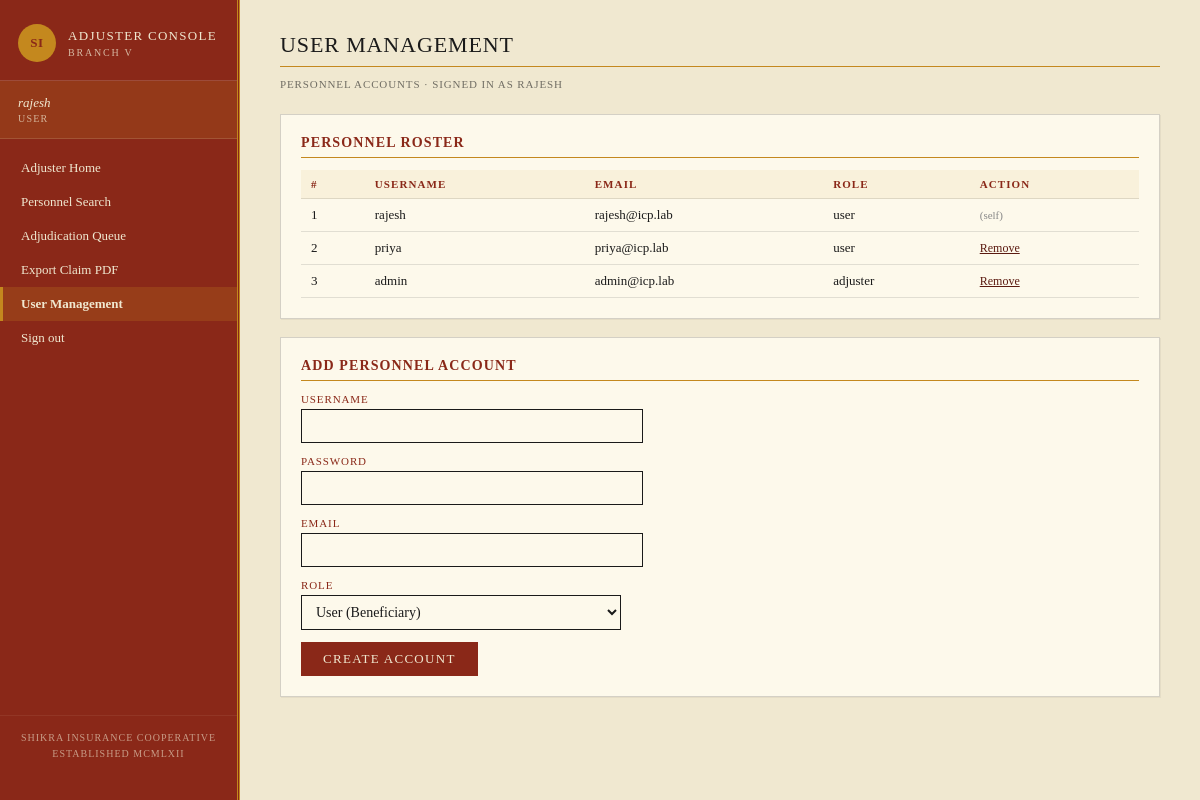
The page /apps/admin/public/admin/users.php (signed in) on the database its author committed.
### tables this page shows
CREATE TABLE IF NOT EXISTS users (
    id           INT AUTO_INCREMENT PRIMARY KEY,
    username     VARCHAR(64) NOT NULL UNIQUE,
     
    password_md5 CHAR(32) NOT NULL,
    email        VARCHAR(128),
    role         ENUM('user','adjuster') NOT NULL DEFAULT 'user',
    created_at   DATETIME DEFAULT CURRENT_TIMESTAMP
);

### apps/admin/public/admin/users.php (the view, shortened to what this page needs)
<?php
$db = icp_db();
$user = [
    'id'       => (int)($_SESSION['user_id'] ?? 0),
    'username' => $_SESSION['username'] ?? '',
    'role'     => $_SESSION['role'] ?? 'user',
];
$rows = [];
$res = $db->query("SELECT id, username, email, role FROM users ORDER BY id");
if ($res) {
    while ($r = $res->fetch_assoc()) { $rows[] = $r; }
}
$sb_section = 'admin';
$sb_active  = 'users';
$sb_user    = $user;
require '/var/www/icp/shared/partials/dashboard_head.php';
?>
<h1>User Management</h1>
<p class="icp-folio">Personnel Accounts &middot; signed in as <?= htmlspecialchars($user['username']) ?></p>
<div class="icp-card">
  <h2>Personnel Roster</h2>
  <table class="icp-table">
    <thead>
      <tr>
        <th>#</th>
        <th>Username</th>
        <th>Email</th>
        <th>Role</th>
        <th>Action</th>
      </tr>
    </thead>
    <tbody>
      <?php foreach ($rows as $r): ?>
      <tr>
        <td><?= (int)$r['id'] ?></td>
        <td><?= htmlspecialchars($r['username']) ?></td>
        <td><?= htmlspecialchars($r['email'] ?? '') ?></td>
        <td><?= htmlspecialchars($r['role']) ?></td>
        <td>
          <?php if ((int)$r['id'] !== $user['id']): ?>
            <form method="POST" style="display:inline; margin:0;" onsubmit="return confirm('Remove this user?');">
              <button type="submit" class="icp-button-link">Remove</button>
            </form>
          <?php else: ?>
            <span style="font-size:11px; color:#888;">(self)</span>
          <?php endif; ?>
        </td>
      </tr>
      <?php endforeach; ?>
    </tbody>
  </table>
</div>
<div class="icp-card">
  <h2>Add Personnel Account</h2>
  <form method="POST" style="max-width:520px;">
    <div class="icp-form-row">
      <label>Username</label>
      <input type="text" name="username" required maxlength="64">
    </div>
    <div class="icp-form-row">
      <label>Password</label>
      <input type="password" name="password" required maxlength="60">
    </div>
    <div class="icp-form-row">
      <label>Email</label>
      <input type="email" name="email" maxlength="128">
    </div>
    <div class="icp-form-row">
      <label>Role</label>
      <select name="role">
        <option value="user">User (Beneficiary)</option>
      </select>
    </div>
    <button type="submit" class="icp-button">Create Account</button>
  </form>
</div>
<?php require '/var/www/icp/shared/partials/dashboard_foot.php'; ?>

### shared/partials/dashboard_head.php (shortened to what this page needs)
<?php
$sb_section = $sb_section ?? 'beneficiary';
$sb_active  = $sb_active  ?? '';
$sb_user    = $sb_user    ?? null;
$sections = [
    'beneficiary' => [
        'title'    => 'Beneficiary Office',
        'subtitle' => 'Branch IV',
        'items' => [
            ['id' => 'dashboard',  'label' => 'Beneficiary Home',  'href' => '/dashboard.php'],
            ['id' => 'nominee',    'label' => 'View Nominee',      'href' => '/nominee.php?nid=1'],
            ['id' => 'payout',     'label' => 'Payout Records',    'href' => '/payout_view.php?id=1'],
            ['id' => 'search',     'label' => 'Nominee Search',    'href' => '/search_nominee.php'],
            ['id' => 'logout',     'label' => 'Sign out',          'href' => '/logout.php'],
        ],
    ],
    'admin' => [
        'title'    => 'Adjuster Console',
        'subtitle' => 'Branch V',
        'items' => [
            ['id' => 'dashboard',  'label' => 'Adjuster Home',     'href' => '/admin/dashboard.php'],
            ['id' => 'find',       'label' => 'Personnel Search',  'href' => '/admin/find.php'],
            ['id' => 'adjudicate', 'label' => 'Adjudication Queue','href' => '/adjudicate.php'],
            ['id' => 'export',     'label' => 'Export Claim PDF',  'href' => '/export_pdf.php'],
            ['id' => 'users',      'label' => 'User Management',   'href' => '/admin/users.php'],
            ['id' => 'logout',     'label' => 'Sign out',          'href' => '/admin/logout.php'],
        ],
    ],
];
$sect = $sections[$sb_section] ?? $sections['beneficiary'];
?>
<!doctype html>
<html lang="en">
<head>
</head>
<body>
<div class="icp-app">
<aside class="icp-sidebar">
  <div class="icp-sidebar-brand">
    <div class="icp-sidebar-mark">SI</div>
    <div>
      <div class="icp-sidebar-title"><?= htmlspecialchars($sect['title']) ?></div>
      <div class="icp-sidebar-subtitle"><?= htmlspecialchars($sect['subtitle']) ?></div>
    </div>
  </div>
  <?php if ($sb_user): ?>
  <div class="icp-sidebar-user">
    <div class="icp-sidebar-user-name"><?= htmlspecialchars($sb_user['username'] ?? '') ?></div>
    <div class="icp-sidebar-user-role"><?= htmlspecialchars(ucfirst($sb_user['role'] ?? 'user')) ?></div>
  </div>
  <?php endif; ?>
  <nav class="icp-sidebar-nav">
    <?php foreach ($sect['items'] as $item): ?>
      <a href="<?= htmlspecialchars($item['href']) ?>"
         class="icp-sidebar-link <?= $sb_active === $item['id'] ? 'icp-sidebar-link--active' : '' ?>">
        <?= htmlspecialchars($item['label']) ?>
      </a>
    <?php endforeach; ?>
  </nav>
  <div class="icp-sidebar-footer">
    Shikra Insurance Cooperative<br>
    Established MCMLXII
  </div>
</aside>
<main class="icp-main">

### shared/partials/dashboard_head.php (style rules this page uses)
:root { --oxide: #8a2818; --oxide-dark: #5b1a10; --mustard: #c4881e; --mustard-dark: #8a5e0a; --parchment: #f0e8d0; --parchment-dim: #d8cdaa; --ink: #1a1a1a; --ink-soft: #4a4a4a; }
body { margin:0; font-family: 'Times New Roman', Georgia, serif; background: var(--parchment); color: var(--ink); }
.icp-app { display: grid; grid-template-columns: 240px 1fr; min-height: 100vh; }
.icp-sidebar { background: var(--oxide); color: var(--parchment); padding: 24px 0; display:flex; flex-direction:column; border-right: 3px double var(--mustard); }
.icp-sidebar-brand { padding: 0 18px 18px; border-bottom: 1px solid rgba(240,232,208,0.18); display:flex; gap:12px; align-items:center; }
.icp-sidebar-mark { width:38px; height:38px; border-radius:50%; background: var(--mustard); color: var(--oxide); display:grid; place-items:center; font-weight:bold; font-size:13px; letter-spacing:0.05em; }
.icp-sidebar-title { font-size:13px; letter-spacing:0.1em; line-height:1.3; text-transform: uppercase; }
.icp-sidebar-subtitle { font-size:10px; letter-spacing:0.18em; text-transform:uppercase; opacity:0.75; margin-top:2px; }
.icp-sidebar-user { padding: 14px 18px; background: rgba(196,136,30,0.18); border-bottom:1px solid rgba(240,232,208,0.15); }
.icp-sidebar-user-name { font-size:13px; font-style:italic; }
.icp-sidebar-user-role { font-size:10px; letter-spacing:0.12em; text-transform:uppercase; opacity:0.7; margin-top:2px; }
.icp-sidebar-nav { padding: 12px 0; flex: 1; }
.icp-sidebar-link { display:block; padding:9px 18px; color:var(--parchment); text-decoration:none; font-size:13px; border-left:3px solid transparent; transition: background 0.15s, border-color 0.15s; }
.icp-sidebar-link--active { background: rgba(196,136,30,0.22); border-left-color: var(--mustard); font-weight:bold; }
.icp-sidebar-footer { padding: 14px 18px; font-size:10px; letter-spacing:0.1em; text-align:center; opacity:0.6; border-top:1px solid rgba(240,232,208,0.12); line-height:1.6; text-transform: uppercase; }
.icp-main { padding: 32px 40px; overflow-x: auto; }
.icp-main h1 { font-size:22px; font-weight:normal; margin:0 0 4px; letter-spacing:0.04em; border-bottom:1px solid var(--mustard); padding-bottom:8px; text-transform: uppercase; }
.icp-folio { font-size:11px; letter-spacing:0.08em; color:rgba(26,26,26,0.6); margin-bottom:24px; text-transform: uppercase; }
.icp-card { background:#fdf9eb; border:1px solid rgba(26,26,26,0.18); padding:20px; margin-bottom:18px; box-shadow:1px 1px 0 rgba(26,26,26,0.05); }
.icp-card h2 { font-size:14px; letter-spacing:0.08em; margin:0 0 12px; color:var(--oxide); border-bottom:0.5px solid var(--mustard); padding-bottom:6px; text-transform: uppercase; }
.icp-table { width:100%; border-collapse:collapse; font-size:13px; }
.icp-table th, .icp-table td { padding:8px 10px; border-bottom:1px solid rgba(26,26,26,0.12); text-align:left; }
.icp-table th { font-size:11px; letter-spacing:0.1em; text-transform:uppercase; color:var(--oxide); background:rgba(196,136,30,0.08); }
.icp-form-row { margin-bottom:12px; }
.icp-form-row label { display:block; font-size:11px; letter-spacing:0.08em; text-transform:uppercase; margin-bottom:4px; color:var(--oxide); }
.icp-form-row input, .icp-form-row select { padding:8px 10px; border:1px solid var(--ink); font-family:inherit; font-size:14px; width:100%; max-width:320px; background:#fdf9eb; color:var(--ink); }
.icp-button { padding:9px 22px; background:var(--oxide); color:var(--parchment); border:none; font-family:inherit; letter-spacing:0.1em; cursor:pointer; font-size:13px; text-transform: uppercase; }
.icp-button-link { background:none; border:none; color:var(--oxide-dark); cursor:pointer; padding:0; text-decoration:underline; font-family:inherit; font-size:12px; }

### rows shown on the page
users: username "rajesh", role "USER", username "RAJESH", id "1", email "rajesh@icp.lab", role "user", shows "(self)"
users: id "2", username "priya", email "priya@icp.lab", role "user"
users: id "3", username "admin", email "admin@icp.lab", role "adjuster"

### other values the page prints
$sect['title'] "ADJUSTER CONSOLE"
$sect['subtitle'] "BRANCH V"
$item['label'] "Adjuster Home"
$item['label'] "Personnel Search"
$item['label'] "Adjudication Queue"
$item['label'] "Export Claim PDF"
$item['label'] "User Management"
$item['label'] "Sign out"
